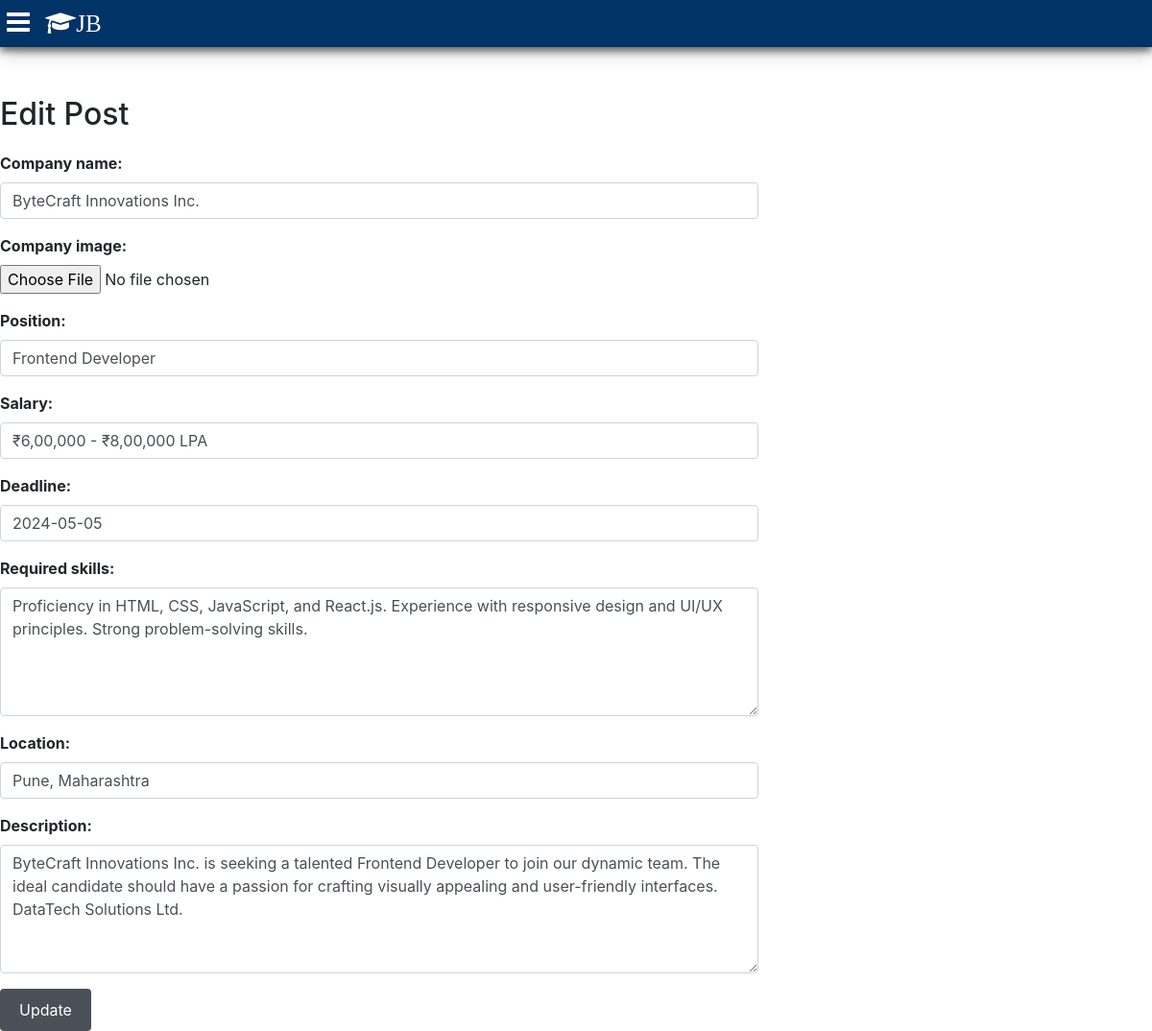
The page /post/4/update (signed in) on the database its author committed.
### post/models.py (models this page shows, shortened)
class Job(models.Model):
    COMPANY_LOGO = 'default_logo.png'
    company_name = models.CharField(max_length=100)
    company_image = models.ImageField(blank=True, null=True)
    position = models.CharField(max_length=100)
    salary = models.CharField(max_length=50)
    author = models.ForeignKey(User, on_delete=models.CASCADE)
    deadline = models.DateField()
    date_posted = models.DateTimeField(default=timezone.now)
    required_skills = models.TextField()
    location = models.CharField(max_length=100)
    description = models.TextField()

### post/views.py (the view, shortened to what this page needs)
# urls.py: path('post/<int:pk>/update', PostUpdateView.as_view(), name='post-update'),
class PostUpdateView(LoginRequiredMixin, UpdateView):
    model = Job
    form_class = PostForm  # Use the customized form
    template_name = 'post_update.html'

### post/forms.py
class PostForm(forms.ModelForm):
    class Meta:
        model = Job
        fields = ['company_name', 'company_image', 'position', 'salary', 'deadline', 'required_skills', 'location', 'description']
        widgets = {
            'company_name': forms.TextInput(attrs={'class': 'form-control'}),
            'company_image': forms.FileInput(attrs={'class': 'form-control-file'}),
            'position': forms.TextInput(attrs={'class': 'form-control'}),
            'salary': forms.TextInput(attrs={'class': 'form-control'}),
            'deadline': forms.DateInput(attrs={'class': 'form-control'}),
            'required_skills': forms.Textarea(attrs={'class': 'form-control', 'rows': 5}),
            'location': forms.TextInput(attrs={'class': 'form-control'}),
            'description': forms.Textarea(attrs={'class': 'form-control', 'rows': 5}),
        }

### post/templates/post_update.html (shortened to what this page needs)
{% extends "base.html" %}
{% block content %}
    <h2>Edit Post</h2>
    <form method="post" enctype="multipart/form-data">
        {{ form.as_p }}
        <button type="submit" class="btn btn-primary">Update</button>
    </form>
{% endblock %}

### post/static/styles.css (style rules this page uses)
body { background: #e9ecef; color: #495057; margin-top: 5rem; }
h1, h2, h3, h4, h5, h6 { color: #343a40; }

### post/templates/base.html (style rules this page uses)
body { display: inline; }

### post/templates/post_update.html (style rules this page uses)
h2 { margin-top: 20px; margin-bottom: 20px; }
button[type="submit"] { padding: 10px 20px; font-size: 1em; background-color:#495057; color: #fff; border: none; cursor: pointer; }
label { font-weight: bold; }

### rows shown on the page
Job: company_name "ByteCraft Innovations Inc.", position "Frontend Developer", salary "₹6,00,000 - ₹8,00,000 LPA", deadline "2024-05-05", required_skills "Proficiency in HTML, CSS, JavaScript, and React.js. Experience with responsive design and UI/UX principles. Strong problem-solving skills.", location "Pune, Maharashtra", description "ByteCraft Innovations Inc. is seeking a talented Frontend Developer to join our dynamic team. The ideal candidate should have a passion for crafting visually appealing and user-friendly interfaces. DataTech Solutions Ltd."
